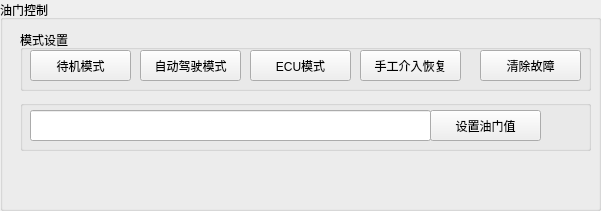
  <widget class="QGroupBox" name="groupBox_4">
   <property name="geometry">
    <rect>
     <x>660</x>
     <y>10</y>
     <width>601</width>
     <height>211</height>
    </rect>
   </property>
   <property name="title">
    <string>油门控制</string>
   </property>
   <widget class="QGroupBox" name="groupBox_14">
    <property name="geometry">
     <rect>
      <x>20</x>
      <y>30</y>
      <width>571</width>
      <height>61</height>
     </rect>
    </property>
    <property name="title">
     <string>模式设置</string>
    </property>
    <widget class="QPushButton" name="accel_mode_crl">
     <property name="geometry">
      <rect>
       <x>10</x>
       <y>20</y>
       <width>101</width>
       <height>31</height>
      </rect>
     </property>
     <property name="text">
      <string>待机模式</string>
     </property>
    </widget>
    <widget class="QPushButton" name="accel_auto_mode">
     <property name="geometry">
      <rect>
       <x>120</x>
       <y>20</y>
       <width>101</width>
       <height>31</height>
      </rect>
     </property>
     <property name="text">
      <string>自动驾驶模式</string>
     </property>
    </widget>
    <widget class="QPushButton" name="accel_ecu_mode">
     <property name="geometry">
      <rect>
       <x>230</x>
       <y>20</y>
       <width>101</width>
       <height>31</height>
      </rect>
     </property>
     <property name="text">
      <string>ECU模式</string>
     </property>
    </widget>
    <widget class="QPushButton" name="accel_clear">
     <property name="geometry">
      <rect>
       <x>460</x>
       <y>20</y>
       <width>101</width>
       <height>31</height>
      </rect>
     </property>
     <property name="text">
      <string>清除故障</string>
     </property>
    </widget>
    <widget class="QPushButton" name="accel_manu_mode">
     <property name="geometry">
      <rect>
       <x>340</x>
       <y>20</y>
       <width>101</width>
       <height>31</height>
      </rect>
     </property>
     <property name="text">
      <string>手工介入恢复</string>
     </property>
    </widget>
   </widget>
   <widget class="QGroupBox" name="groupBox_7">
    <property name="geometry">
     <rect>
      <x>20</x>
      <y>100</y>
      <width>571</width>
      <height>51</height>
     </rect>
    </property>
    <property name="title">
     <string/>
    </property>
    <widget class="QLineEdit" name="accel_input">
     <property name="geometry">
      <rect>
       <x>10</x>
       <y>10</y>
       <width>401</width>
       <height>31</height>
      </rect>
     </property>
     <property name="text">
      <string/>
     </property>
    </widget>
    <widget class="QPushButton" name="set_accel">
     <property name="geometry">
      <rect>
       <x>410</x>
       <y>10</y>
       <width>111</width>
       <height>31</height>
      </rect>
     </property>
     <property name="text">
      <string>设置油门值</string>
     </property>
    </widget>
   </widget>
  </widget>
